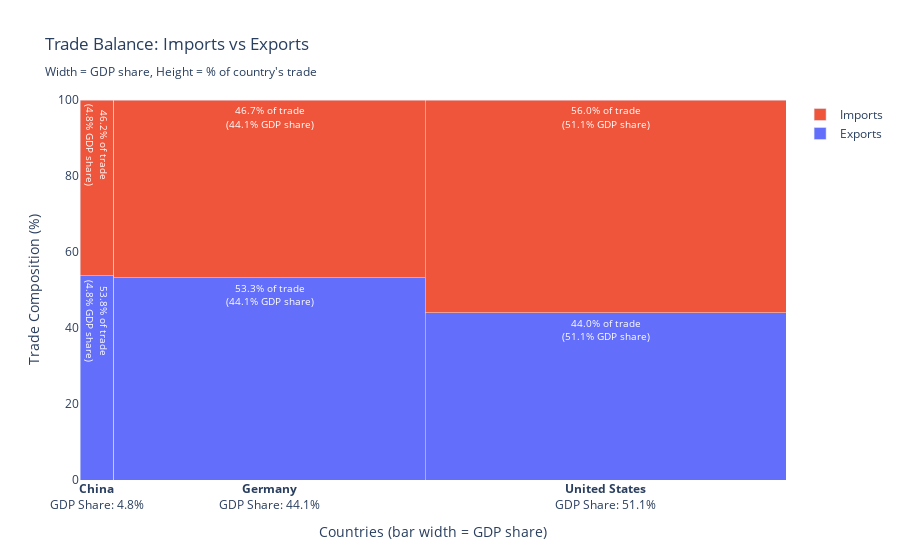

The code cell stored with this chart in its notebook:
### Markdown cell above
## Marimekko Chart
### Descripció
Marimekko Charts are used to visualise categorical data over a pair of variables. In a Marimekko Chart, both axes are variables with a percentage scale, that determines both the width and height of each segment. So Marimekko Charts work as a kind of two-way 100% Stacked Bar Graph. This makes it possible to detect relationships between categories and their subcategories via the two axes.

The main flaws of Marimekko Charts are that they can be hard to read, especially when there are many segments. Also, it’s hard to accurately make comparisons between each segment, as they are not all arranged next to each other along a common baseline. Therefore, Marimekko Charts are better suited for giving a more general overview of the data.

https://datavizcatalogue.com/methods/marimekko_chart.html

## Tipus de dades

Variables numèriques distribuida sobre variables categòriques

### Code cell
import numpy as np
import plotly.graph_objs as go
import pandas as pd

# Filter countries
countries = ["United States", "China", "Germany"]
df = df[df['country'].isin(countries)].copy()

# Calculate GDP share (width - sums to 100%)
df['gdp_estimate'] = df['gdpp'] * 100
total_gdp = df['gdp_estimate'].sum()
widths = (df['gdp_estimate'] / total_gdp * 100).values

# Calculate trade composition (height - sums to 100% per bar)
df['total_trade'] = df['imports'] + df['exports']
df['export_pct'] = (df['exports'] / df['total_trade']) * 100
df['import_pct'] = (df['imports'] / df['total_trade']) * 100

labels = df['country'].tolist()
data = {
    "Exports": df['export_pct'].tolist(),
    "Imports": df['import_pct'].tolist()
}

fig = go.Figure()
for key in data:
    fig.add_trace(go.Bar(
        name=key,
        y=data[key],
        x=np.cumsum(widths)-widths,
        width=widths,
        offset=0,
        customdata=np.transpose([labels, widths, np.array(data[key])]),
        texttemplate="%{y:.1f}% of trade<br>(%{width:.1f}% GDP share)",
        textposition="inside",
        textfont_color="white",
        hovertemplate="<br>".join([
            "<b>%{customdata[0]}</b>",
            "GDP Share: %{customdata[1]:.1f}%",
            "%{fullData.name}: %{customdata[2]:.1f}% of trade",
        ])
    ))

fig.update_xaxes(
    tickvals=np.cumsum(widths)-widths/2,
    ticktext=["<b>%s</b><br>GDP Share: %.1f%%" % (l, w) for l, w in zip(labels, widths)],
    title="Countries (bar width = GDP share)"
)

fig.update_xaxes(range=[0,100])
fig.update_yaxes(range=[0,100], title="Trade Composition (%)")

fig.update_layout(
    title_text="Trade Balance: Imports vs Exports<br><sub>Width = GDP share, Height = % of country's trade</sub>",
    barmode="stack",
    uniformtext=dict(mode="hide", minsize=10),
)

fig.show()

#https://levelup.gitconnected.com/how-to-build-a-marimekko-chart-in-python-7b26faf47889

### Figure 1 — Plotly figure (JSON) as saved in the notebook; plotly's stock layout.template omitted (floating-point values rounded to 4 significant figures)
{"data": [{"customdata": [["China", "4.812157028281976", "53.783231083844576"], ["Germany", "44.11143942591811", "53.27455919395465"], ["United States", "51.07640354579992", "43.97163120567376"]], "hovertemplate": "<b>%{customdata[0]}</b><br>GDP Share: %{customdata[1]:.1f}%<br>%{fullData.name}: %{customdata[2]:.1f}% of trade", "name": "Exports", "offset": 0, "textfont": {"color": "white"}, "textposition": "inside", "texttemplate": "%{y:.1f}% of trade<br>(%{width:.1f}% GDP share)", "type": "bar", "width": [4.812, 44.11, 51.08], "x": [0, 4.812, 48.92], "y": [53.78, 53.27, 43.97]}, {"customdata": [["China", "4.812157028281976", "46.21676891615542"], ["Germany", "44.11143942591811", "46.725440806045334"], ["United States", "51.07640354579992", "56.028368794326234"]], "hovertemplate": "<b>%{customdata[0]}</b><br>GDP Share: %{customdata[1]:.1f}%<br>%{fullData.name}: %{customdata[2]:.1f}% of trade", "name": "Imports", "offset": 0, "textfont": {"color": "white"}, "textposition": "inside", "texttemplate": "%{y:.1f}% of trade<br>(%{width:.1f}% GDP share)", "type": "bar", "width": [4.812, 44.11, 51.08], "x": [0, 4.812, 48.92], "y": [46.22, 46.73, 56.03]}], "layout": {"barmode": "stack", "title": {"text": "Trade Balance: Imports vs Exports<br><sub>Width = GDP share, Height = % of country's trade</sub>"}, "uniformtext": {"minsize": 10, "mode": "hide"}, "xaxis": {"range": [0, 100], "ticktext": ["<b>China</b><br>GDP Share: 4.8%", "<b>Germany</b><br>GDP Share: 44.1%", "<b>United States</b><br>GDP Share: 51.1%"], "tickvals": [2.406, 26.87, 74.46], "title": {"text": "Countries (bar width = GDP share)"}}, "yaxis": {"range": [0, 100], "title": {"text": "Trade Composition (%)"}}}}
